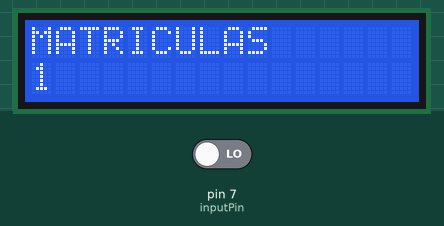
Simulated run of this sketch. Board: Arduino Uno, built with avr-gcc and run on an emulated ATmega328P. Parts: 16×2 character LCD. Inputs (shaded band) come from the test bench; at power-on: pin 7 (inputPin) LOW.

Above: at 1.6 s.
1.7 s: pin 7 (inputPin) driven HIGH
At 2.9 s:
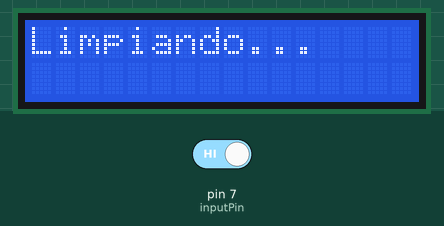
4.7 s: pin 7 (inputPin) driven LOW
At 6.8 s:
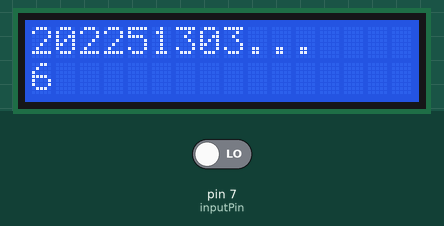
7.5 s: pin 7 (inputPin) driven HIGH
At 8.6 s:
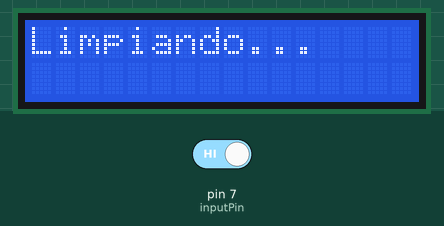
Timing chart, 0 to 10.5 s (numbered marks = the images above; inputs shaded):
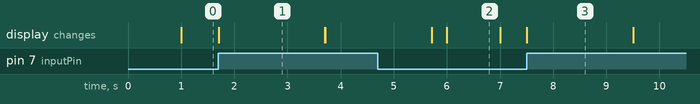

The sketch:

Codigo.ino
```cpp
#include <LiquidCrystal.h>

// initialize the library by associating any needed LCD interface pin
// with the arduino pin number it is connected to
const int rs = 12, en = 11, d4 = 5, d5 = 4, d6 = 3, d7 = 2;
const int inputPin = 7;

int value = 0;
int numero = 0;

LiquidCrystal lcd(rs, en, d4, d5, d6, d7);

void setup()
{
  // set up the LCD's number of columns and rows:
  lcd.begin(16, 2);
  lcd.setCursor(0, 0);
  lcd.print("MATRICULAS");
  // Print a message to the LCD.

  pinMode(inputPin, INPUT); // sets the digital pin 7 as input
}
void loop()
{
  // set the cursor to column 0, line 1
  // (note: line 1 is the second row, since counting begins with 0):
  lcd.setCursor(0, 1);
  // print the number of seconds since reset:
  lcd.print(millis() / 1000);

  value = digitalRead(inputPin);

  if (value)
  {
    lcd.clear();
    lcd.setCursor(0, 0);
    lcd.print("Limpiando...");
    delay(2000);
    numero++;
  }
 switch(numero){
  case 1:
  lcd.setCursor(0,0);
  lcd.print("202239106.");
  break;
  case 2:
  lcd.setCursor(0, 0);
  lcd.print("202251303.");
  break;
  case 3:
  lcd.setCursor(0, 0);
  lcd.print("00000000.");
  break;
  case 4:
  lcd.setCursor(0,0);
  lcd.print("FIN.......");

  }
}
```

Measured:
- after the input at 1.7 s, the display: changes at once (image 1)
- after the input at 4.7 s, the display: first differs from a run without the input after 1.0 s (image 2 shows a later state)
- after the input at 7.5 s, the display: changes at once (image 3)
- what the display in image 1 shows lasts 2.0 s, from 1.7 s to 3.7 s
- what the display in image 2 shows lasts 1.0 s, from 6.0 s to 7.0 s
